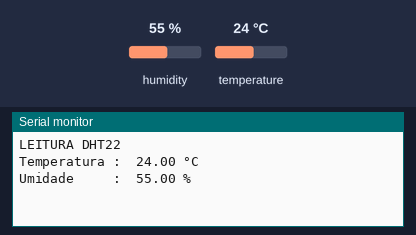
The sketch below on a simulated ESP32. Parts: the last lines printed to the serial monitor. The inputs (shaded band) are chosen by the test bench; at power-on: humidity 55 %, temperature 24 °C.

Above: at 2.2 s.
2.3 s: humidity set to 22 %
At 5.1 s:
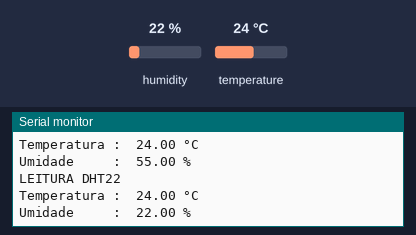
6.1 s: temperature set to 12 °C
At 7.6 s:
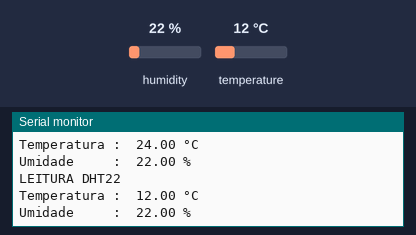
9.9 s: humidity set to 40 %
At 11.2 s:
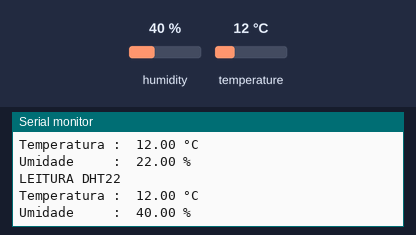
Timing chart, 0 to 12.9 s (numbered marks = the images above; inputs shaded):
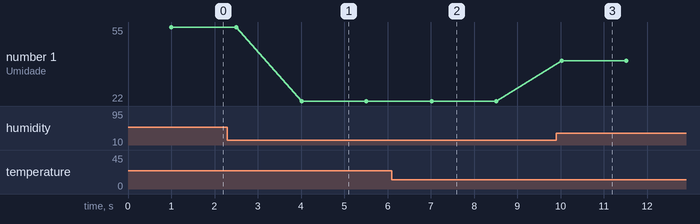

Measured:
- after the input at 2.3 s, the serial monitor: prints a new line after 1.7 s (image 1)
- after the input at 6.1 s, the serial monitor: prints a new line after 0.92 s (image 2)
- after the input at 9.9 s, the serial monitor: prints a new line after 0.12 s (image 3)
- plotted number 1: 22 → 40 after the input at 9.9 s

The sketch:

Cdg_DHT22_Apenas_Serial.ino
```cpp
#include "DHT.h"

// ===============================
// CONFIGURAÇÃO DO DHT22
// ===============================
#define DHTPIN 26
#define DHTTYPE DHT22

DHT dht(DHTPIN, DHTTYPE);

void setup() {
  Serial.begin(115200);
  dht.begin();

  delay(1000);
}

void loop() {
  float umidade = dht.readHumidity();
  float temperatura = dht.readTemperature();

  Serial.println();
  //Serial.println("================================");
  Serial.println("LEITURA DHT22");
 // Serial.println("================================");

  if (isnan(umidade) || isnan(temperatura)) {
    Serial.println("Erro na leitura do sensor.");
  } else {
    Serial.printf("Temperatura : %6.2f °C\n", temperatura);
    Serial.printf("Umidade     : %6.2f %%\n", umidade);
  }

  //Serial.println("================================");

  //Aqui podemos mudar o tempo em que a informação é mostrada na tela
  delay(1500);
}
```
